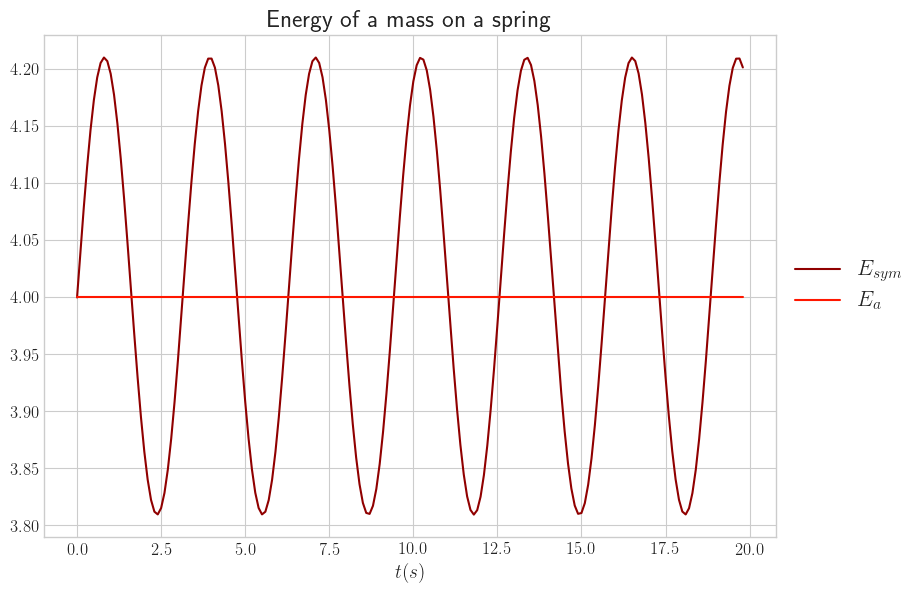

The Python source for this figure:
import sys
import numpy as np
import matplotlib.pyplot as plt
import seaborn as sns

from ene_sym import *
from load import *

def energy_comp2(input_file, output_file):
    '''
    Input: 
    x0, v0: Initial values of x and v.
    t: total time taken
    
    Plot energy against time of a simple harmonic oscillator with
    initial conditions specified in the input and k/m = 1 computed
    with different methods.
    '''
    sns.set_style('whitegrid')
        
    plt.rc('figure',figsize=[9.45, 6.53]) 
    plt.rc('font',size=12)
    plt.rc('text', usetex=True)    
    
    [x0, v0, t, h] = load_num(input_file)
    (Is, Es, Ea) = energy_sym(x0, v0, t, h)
    
    plt.plot(Is, Es, label='$E_{sym}$', color=plt.cm.hot(0.2))
    plt.plot(Is, Ea, label='$E_{a}$', color=plt.cm.hot(0.4))    
    
    plt.xlabel('$t(s)$', fontsize=14)
    
    plt.legend(bbox_to_anchor=(1.2,0.5),loc='center right', fontsize=16)
    plt.title('Energy of a mass on a spring', fontsize=18)
    plt.savefig(output_file, bbox_inches='tight')

if __name__ == '__main__':
    input_file = sys.argv[1]
    output_file = sys.argv[2]
    energy_comp2(input_file, output_file)
